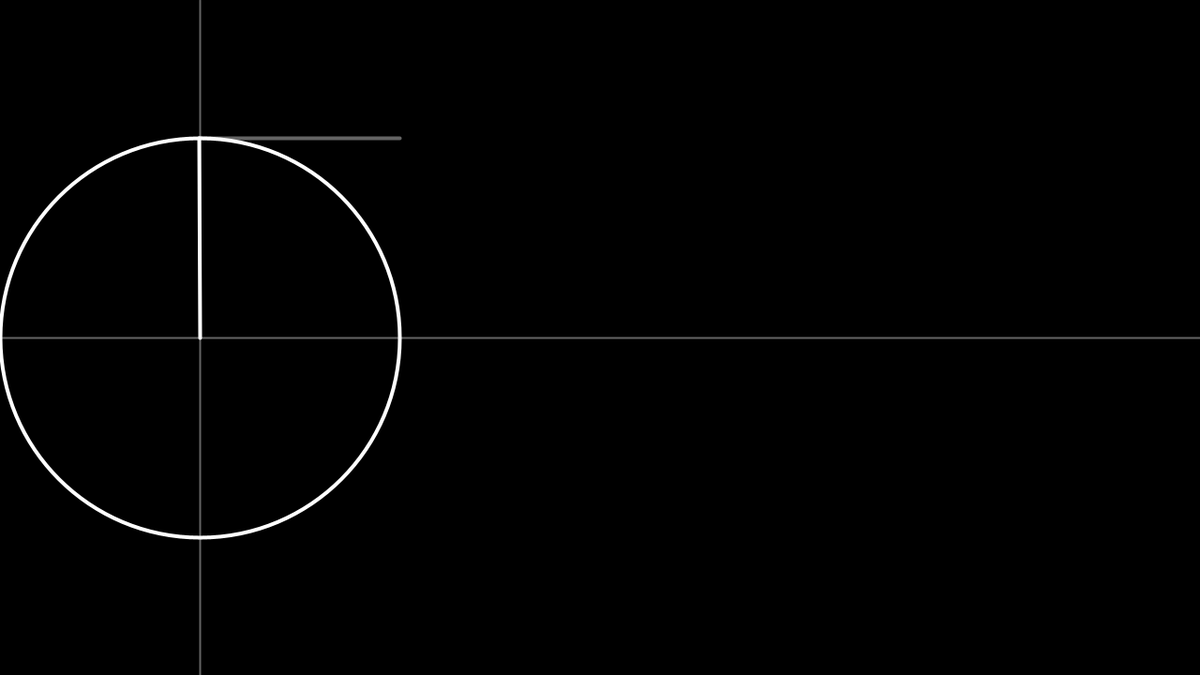
Frame 1 (no input)
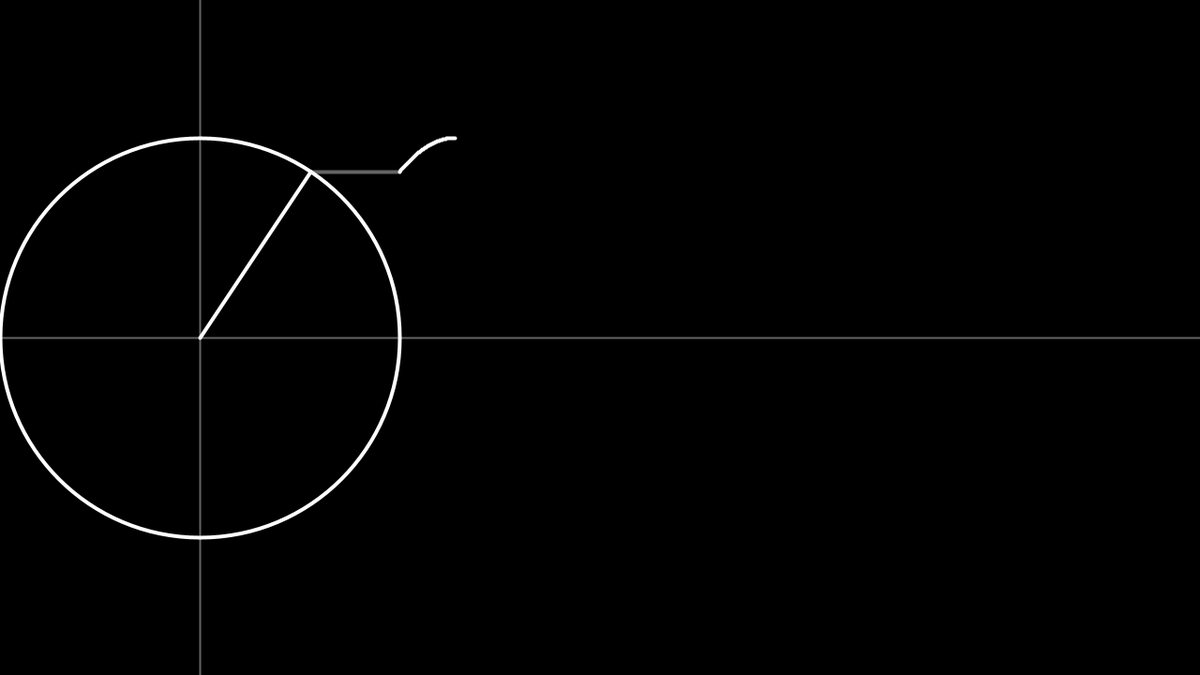
Frame 60 (the mouse pressed at the canvas centre just before this capture)
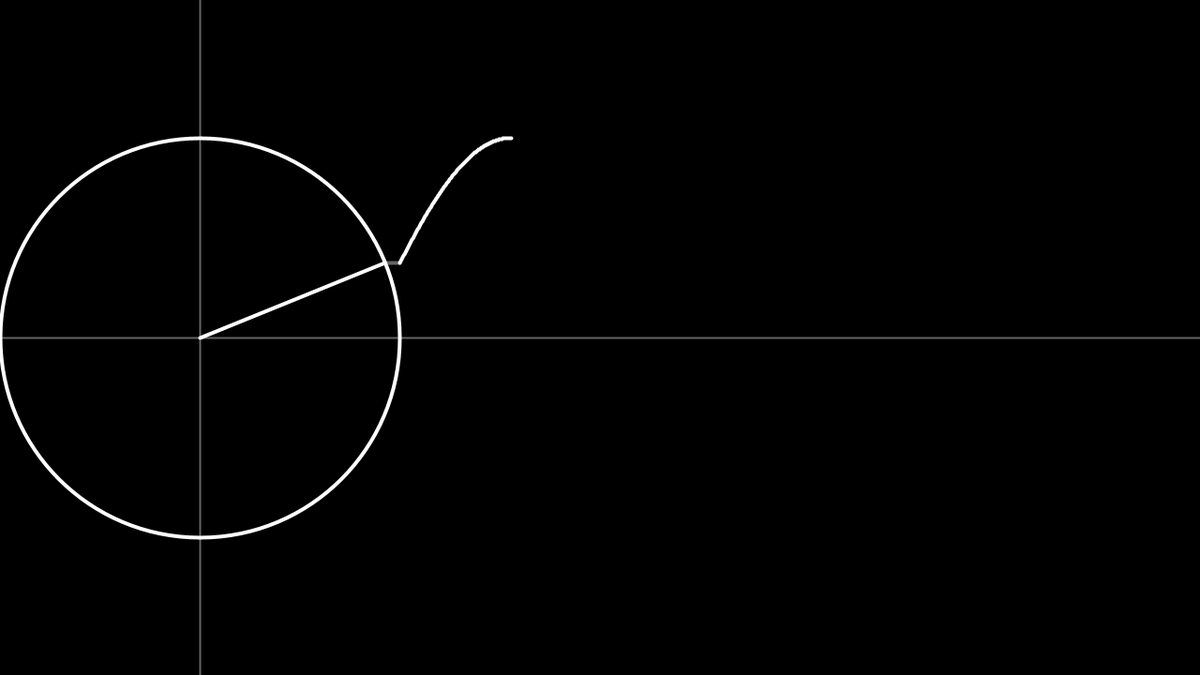
Frame 120 (the mouse held since frame 60 and released just before this capture)

The Processing sketch that drew these frames (run headless with seeded random() and noise(); from frame 60 on, the mouse is pressed at the canvas centre):

// Processing sketch: AddingWaves
// ── AddingWaves.pde
float angle;
float D; 
float r;
ArrayList<Float> curve;
int maxSize;

void settings() {
  size(1280, 720);
}

void setup() {
  angle = -HALF_PI;
  D = width/3;
  noFill();
  r = D/2;
  curve = new ArrayList<Float>();
  maxSize = 1400;
}

void draw() {
  background(0);
  //draw axis
  stroke(255, 100);
  strokeWeight(2);
  line(width/6, 0, width/6, height);
  line(0, height/2, width, height/2);

  //setup circle
  pushMatrix();
  translate(width/6, height/2);
  stroke(255);
  strokeWeight(4);
  ellipse(0, 0, D, D);

  //generate x and y from the angle
  float x = r * cos(angle);
  float y = r * sin(angle);
  
  //add to array of y values;
  curve.add(0,y);

  //draw the line and point
  stroke(255);
  line(0, 0, x, y);

  //draw the connecting line
  stroke(255,100);
  line(x,y,r,y);
  popMatrix();
  
  //move across to where the curve will be generated from
  pushMatrix();
  
  translate(width/3, height/2);
  stroke(255);
  beginShape();
  //for (int i = curve.size() -1 ; i > 0; i--){   
  for (int i = 0; i < curve.size(); i++){
    vertex(i, curve.get(i));
   }
  endShape();
  
  //drawing the drawing line

  popMatrix();
  
  
  //remove unneeded vertices
  if (curve.size() > maxSize){
    curve.remove(maxSize -1);
  }

  //iterate angle;
  angle += 0.01;
}
